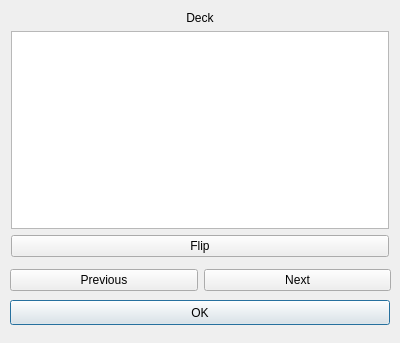
<?xml version="1.0" encoding="UTF-8"?>
<ui version="4.0">
 <class>studycard</class>
 <widget class="QDialog" name="studycard">
  <property name="geometry">
   <rect>
    <x>0</x>
    <y>0</y>
    <width>400</width>
    <height>343</height>
   </rect>
  </property>
  <property name="windowTitle">
   <string>Dialog</string>
  </property>
  <widget class="QPushButton" name="pushButton_ok">
   <property name="geometry">
    <rect>
     <x>10</x>
     <y>300</y>
     <width>380</width>
     <height>25</height>
    </rect>
   </property>
   <property name="text">
    <string>OK</string>
   </property>
  </widget>
  <widget class="QWidget" name="layoutWidget">
   <property name="geometry">
    <rect>
     <x>11</x>
     <y>11</y>
     <width>378</width>
     <height>246</height>
    </rect>
   </property>
   <layout class="QVBoxLayout" name="verticalLayout">
    <item>
     <widget class="QLabel" name="label_deckName">
      <property name="enabled">
       <bool>true</bool>
      </property>
      <property name="text">
       <string>Deck</string>
      </property>
      <property name="scaledContents">
       <bool>false</bool>
      </property>
      <property name="alignment">
       <set>Qt::AlignCenter</set>
      </property>
      <property name="textInteractionFlags">
       <set>Qt::NoTextInteraction</set>
      </property>
     </widget>
    </item>
    <item>
     <widget class="QTextBrowser" name="textBrowser"/>
    </item>
    <item>
     <widget class="QPushButton" name="pushButton_flip">
      <property name="text">
       <string>Flip</string>
      </property>
     </widget>
    </item>
   </layout>
  </widget>
  <widget class="QWidget" name="">
   <property name="geometry">
    <rect>
     <x>10</x>
     <y>260</y>
     <width>381</width>
     <height>41</height>
    </rect>
   </property>
   <layout class="QHBoxLayout" name="horizontalLayout">
    <item>
     <widget class="QPushButton" name="pushButton_previous">
      <property name="enabled">
       <bool>true</bool>
      </property>
      <property name="text">
       <string>Previous</string>
      </property>
     </widget>
    </item>
    <item>
     <widget class="QPushButton" name="pushButton_next">
      <property name="text">
       <string>Next</string>
      </property>
     </widget>
    </item>
   </layout>
  </widget>
 </widget>
 <resources/>
 <connections/>
</ui>
